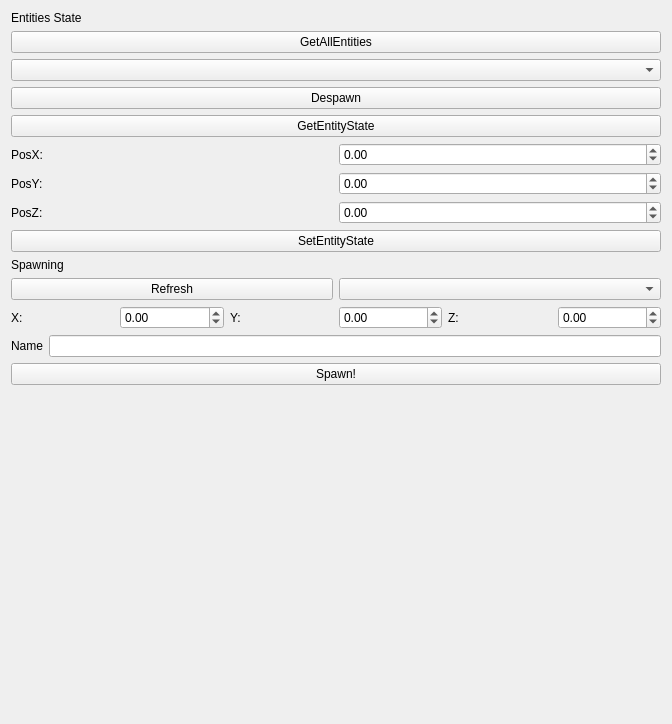
<?xml version="1.0" encoding="UTF-8"?>
<ui version="4.0">
 <class>MyWidgetUI</class>
 <widget class="QWidget" name="MyWidgetUI">
  <property name="geometry">
   <rect>
    <x>0</x>
    <y>0</y>
    <width>672</width>
    <height>724</height>
   </rect>
  </property>
  <layout class="QGridLayout" name="gridLayout">
   <item row="0" column="0">
    <layout class="QVBoxLayout" name="verticalLayout">
     <item>
      <widget class="QLabel" name="label">
       <property name="text">
        <string>Entities State</string>
       </property>
      </widget>
     </item>
     <item>
      <widget class="QPushButton" name="getAllEntitiesButton">
       <property name="text">
        <string>GetAllEntities</string>
       </property>
      </widget>
     </item>
     <item>
      <widget class="QComboBox" name="ComboEntities"/>
     </item>
     <item>
      <widget class="QPushButton" name="despawnButton">
       <property name="text">
        <string>Despawn</string>
       </property>
      </widget>
     </item>
     <item>
      <layout class="QVBoxLayout" name="verticalLayout_3">
       <item>
        <widget class="QPushButton" name="getEntityStateButton">
         <property name="text">
          <string>GetEntityState</string>
         </property>
        </widget>
       </item>
       <item>
        <layout class="QGridLayout" name="gridLayout_2">
         <item row="0" column="1">
          <widget class="QLabel" name="label_6">
           <property name="text">
            <string>PosX:</string>
           </property>
          </widget>
         </item>
         <item row="0" column="2">
          <widget class="QDoubleSpinBox" name="StatePosX">
           <property name="minimum">
            <double>-999999.000000000000000</double>
           </property>
           <property name="maximum">
            <double>999999999999999.000000000000000</double>
           </property>
          </widget>
         </item>
         <item row="1" column="1">
          <widget class="QLabel" name="label_7">
           <property name="text">
            <string>PosY:</string>
           </property>
          </widget>
         </item>
         <item row="1" column="2">
          <widget class="QDoubleSpinBox" name="StatePosY">
           <property name="minimum">
            <double>-999999.000000000000000</double>
           </property>
           <property name="maximum">
            <double>999999999999999.000000000000000</double>
           </property>
          </widget>
         </item>
         <item row="2" column="2">
          <widget class="QDoubleSpinBox" name="StatePosZ">
           <property name="minimum">
            <double>-999999.000000000000000</double>
           </property>
           <property name="maximum">
            <double>999999999999999.000000000000000</double>
           </property>
          </widget>
         </item>
         <item row="2" column="1">
          <widget class="QLabel" name="label_8">
           <property name="text">
            <string>PosZ:</string>
           </property>
          </widget>
         </item>
        </layout>
       </item>
       <item>
        <widget class="QPushButton" name="setEntityStateButton">
         <property name="text">
          <string>SetEntityState</string>
         </property>
        </widget>
       </item>
      </layout>
     </item>
    </layout>
   </item>
   <item row="1" column="0">
    <layout class="QVBoxLayout" name="verticalLayout_2">
     <item>
      <widget class="QLabel" name="label_2">
       <property name="text">
        <string>Spawning</string>
       </property>
      </widget>
     </item>
     <item>
      <layout class="QHBoxLayout" name="horizontalLayout_2">
       <item>
        <widget class="QPushButton" name="PushButtonRefresh">
         <property name="text">
          <string>Refresh</string>
         </property>
        </widget>
       </item>
       <item>
        <widget class="QComboBox" name="ComboSpawables"/>
       </item>
      </layout>
     </item>
     <item>
      <layout class="QHBoxLayout" name="horizontalLayout_5">
       <item>
        <widget class="QLabel" name="label_3">
         <property name="text">
          <string>X:</string>
         </property>
        </widget>
       </item>
       <item>
        <widget class="QDoubleSpinBox" name="doubleSpinBoxX">
         <property name="minimum">
          <double>-999999.000000000000000</double>
         </property>
         <property name="maximum">
          <double>999999999999999.000000000000000</double>
         </property>
        </widget>
       </item>
       <item>
        <widget class="QLabel" name="label_4">
         <property name="text">
          <string>Y:</string>
         </property>
        </widget>
       </item>
       <item>
        <widget class="QDoubleSpinBox" name="doubleSpinBoxY">
         <property name="minimum">
          <double>-999999.000000000000000</double>
         </property>
         <property name="maximum">
          <double>999999999999999.000000000000000</double>
         </property>
        </widget>
       </item>
       <item>
        <widget class="QLabel" name="label_5">
         <property name="text">
          <string>Z:</string>
         </property>
        </widget>
       </item>
       <item>
        <widget class="QDoubleSpinBox" name="doubleSpinBoxZ">
         <property name="minimum">
          <double>-999999.000000000000000</double>
         </property>
         <property name="maximum">
          <double>999999999999999.000000000000000</double>
         </property>
        </widget>
       </item>
      </layout>
     </item>
     <item>
      <layout class="QHBoxLayout" name="horizontalLayout">
       <item>
        <widget class="QLabel" name="Name">
         <property name="text">
          <string>Name</string>
         </property>
        </widget>
       </item>
       <item>
        <widget class="QLineEdit" name="lineEditName"/>
       </item>
      </layout>
     </item>
     <item>
      <widget class="QPushButton" name="SpawnButton">
       <property name="text">
        <string>Spawn!</string>
       </property>
      </widget>
     </item>
     <item>
      <spacer name="verticalSpacer">
       <property name="orientation">
        <enum>Qt::Vertical</enum>
       </property>
       <property name="sizeHint" stdset="0">
        <size>
         <width>20</width>
         <height>40</height>
        </size>
       </property>
      </spacer>
     </item>
    </layout>
   </item>
  </layout>
 </widget>
 <resources/>
 <connections/>
</ui>
